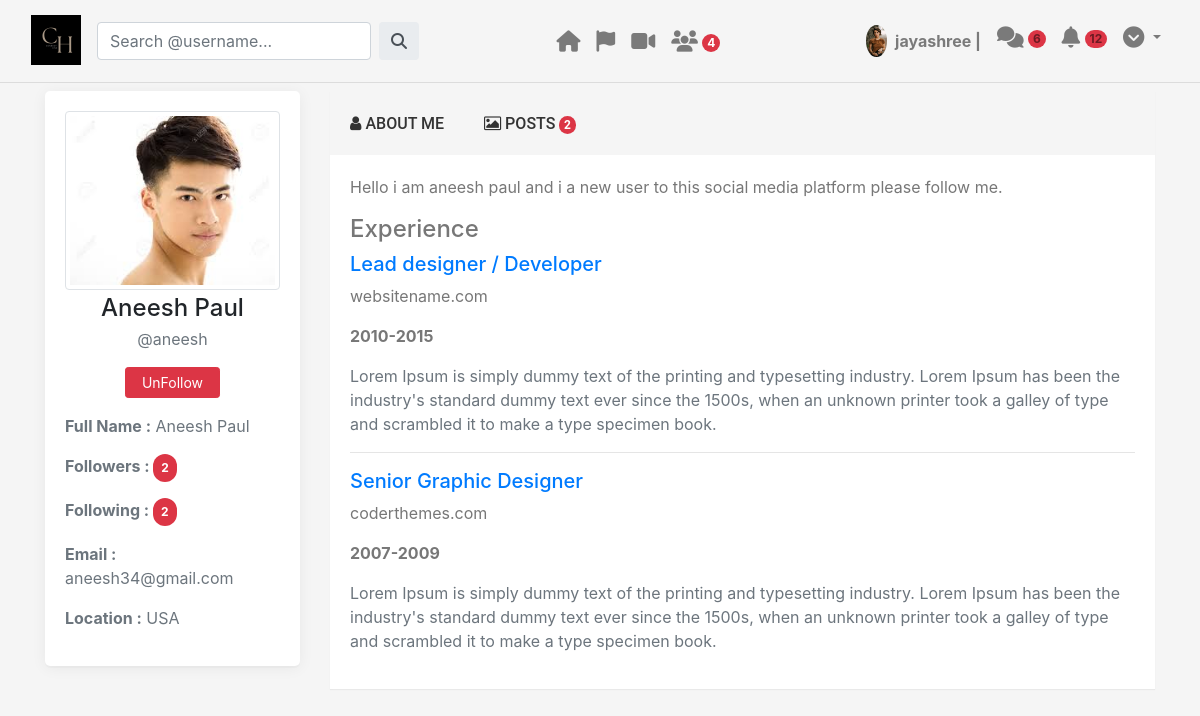
The app's page /view_individual_user/10/ (signed in) with its own data.
### social_app/models.py (models this page shows, shortened)
class UserProfile(models.Model):
    user = models.OneToOneField(User, on_delete=models.CASCADE)
    profile_pic = models.ImageField(upload_to="profile_pic", null = True, blank = True)
    profile_desc = models.TextField()
    followers_list = models.BinaryField()
    following_list = models.BinaryField()
    created_at = models.DateTimeField(auto_now = True)
    followers = models.IntegerField(default = 0)
    following = models.IntegerField(default = 0)

### social_app/views.py (the view)
# urls.py: path('view_individual_user/<int:pk>/', view_individual_user, name="view_individual_user"),
def view_individual_user(request, pk):
    current_user_profile = UserProfile.objects.get(user = request.user)
    query_user = UserProfile.objects.get(id = pk)
    if (current_user_profile == query_user):
        return redirect('/update_user_profile/')
    posts = Post.objects.filter(belongs_to = query_user.user)
    is_already_following = False
    following_list = pickle.loads(current_user_profile.following_list)
    if (query_user in following_list):
        is_already_following = True
    no_of_new_users = helper_func(request, 2)
    context = {'user_profile_info': current_user_profile, 'query_user': query_user, 'query_user_posts': posts,
               'no_of_new_users': no_of_new_users, 'is_already_following': is_already_following}
    return render(request, "view_individual_user.html", context = context)

### social_app/views.py (called while the page is built)
def helper_func(request, task_id):
    user_profile = UserProfile.objects.get(user = request.user)
    all_users_available = UserProfile.objects.exclude(user = request.user)
    already_followed_users = pickle.loads(user_profile.following_list)
    users_not_already_following = []
    for user in all_users_available:
        if (user not in already_followed_users):
            users_not_already_following.append(user)
    if (task_id == 1):
        return users_not_already_following
    elif (task_id == 2):
        return len(users_not_already_following)

### templates/view_individual_user.html (shortened to what this page needs)
{% load static %}
<!doctype html>
<html lang="en">
  <head>
    <link rel="stylesheet" href="https://cdn.jsdelivr.net/npm/bootstrap@4.4.1/dist/css/bootstrap.min.css">
    <link rel="stylesheet" href="https://cdnjs.cloudflare.com/ajax/libs/font-awesome/6.5.2/css/all.min.css" />
    <link href="https://maxcdn.bootstrapcdn.com/font-awesome/4.3.0/css/font-awesome.min.css" rel="stylesheet">
    <link rel="stylesheet" href="{% static "css/view_individual_user.css" %}">
  </head>
  <body>
        <nav class="navbar navbar-expand-lg navbar-light bg-body-tertiary">
            <div class="container-fluid justify-content-between">
            <div class="d-flex">
                <a class="navbar-brand me-2 mb-1 d-flex align-items-center" href="#">
                <img
                    src="{% static "image/logo.png" %}"
                    height="50"
                    alt="MDB Logo"
                    loading="lazy"
                    style="margin-top: 2px;"
                />
                </a>
                <form class="input-group w-auto my-auto d-none d-sm-flex" method="post" action="/">
                    <input
                        autocomplete="off"
                        type="search"
                        class="form-control rounded"
                        placeholder="Search @username..."
                        style="min-width: 125px;" required
                    />
                    <button class="input-group-text border-0 d-none d-lg-flex ml-2" type="submit">
                        <i class="fas fa-search"></i
                    ></button>
                </form>
            </div>
            <ul class="navbar-nav flex-row d-none d-md-flex">
                <li class="nav-item me-3 me-lg-1" id="feed">
                <a class="nav-link" href="{% url "feed_page" %}">
                    <span><i class="fas fa-home fa-lg"></i></span>
                </a>
                </li>
                <li class="nav-item me-3 me-lg-1" id="fun_flag">
                <a class="nav-link" href="#">
                    <span><i class="fas fa-flag fa-lg"></i></span>
                </a>
                </li>
                <li class="nav-item me-3 me-lg-1" id="reel_videos">
                <a class="nav-link" href="#">
                    <span><i class="fas fa-video fa-lg"></i></span>
                </a>
                </li>
                <li class="nav-item me-3 me-lg-1" id="friends">
                <a class="nav-link" href="{% url "friend_list" %}">
                    <span><i class="fas fa-users fa-lg"></i></span>
                    <span class="badge rounded-pill badge-notification bg-danger">
                        <span style="color: white;">{{ no_of_new_users }}</span>
                    </span>
                </a>
                </li>
            </ul>
            <ul class="navbar-nav flex-row">
                <li class="nav-item me-3 me-lg-1">
                <a class="nav-link d-sm-flex align-items-sm-center" href="#">
                    <img
                    src="{{ user_profile_info.profile_pic.url }}"
                    class="rounded-circle"
                    height="32"
                    alt="Black and White Portrait of a Man"
                    loading="lazy"
                    />
                    <strong class="d-none d-sm-block ml-2 ">{{ user_profile_info.user.username }} | </strong>
                </a>
                </li>
                <li class="nav-item me-3 me-lg-1">
                <a
                    class="nav-link"
                    href="#"
                    role="button"
                    aria-expanded="false"
                >
                    <i class="fas fa-comments fa-lg"></i>
                    <span class="badge rounded-pill bg-danger">6</span>
                </a>
                </li>
                <li class="nav-item me-3 me-lg-1">
                <a
                    class="nav-link"
                    href="#"
                    role="button"
                    aria-expanded="false"
                >
                    <i class="fas fa-bell fa-lg"></i>
                    <span class="badge rounded-pill badge-notification bg-danger">12</span>
                </a>
                </li>
                <li class="nav-item dropdown me-3 me-lg-1">
                <a
                    data-mdb-dropdown-init
                    class="nav-link dropdown-toggle hidden-arrow"
                    href="#"
                    id="navbarDropdownMenuLink"
                    role="button"
                    aria-expanded="false"
                >
                    <i class="fas fa-chevron-circle-down fa-lg"></i>
                </a>
                </li>
            </ul>
            </div>
        </nav>
        <hr class="py-0 my-0 pb-2" style="color: black;">
            <div class="container">
                <div class="row">
                    <div class="col-lg-3 col-md-4">
                        <div class="text-center card-box">
                            <div class="member-card">
                                <div class="thumb-xl member-thumb m-b-10 center-block">
                                    <img src="{{ query_user.profile_pic.url }}" class="img-circle img-thumbnail" alt="profile-image">
                                </div>
                                <div class="">
                                    <h4 class="m-b-5 mt-1 mb-0 pb-0 pb-1">
                                        {{ query_user.user.first_name }} {{ query_user.user.last_name }}
                                    </h4>
                                    <p class="text-muted">@{{ query_user.user.username }}</p>
                                </div>
                                {% if not is_already_following %}
                                    <a href="{% url "follow_user" query_user.id %}">
                                        <button type="button" class="btn btn-success btn-sm w-sm waves-effect m-t-10 waves-light px-3">
                                            Follow
                                        </button>
                                    </a>
                                {% else %}
                                    <a href="{% url "unfollow_user" query_user.id %}">
                                        <button type="button" class="btn btn-danger btn-sm w-sm waves-effect m-t-10 waves-light px-3">
                                            UnFollow
                                        </button>
                                    </a>
                                {% endif %}
                                <div class="text-left m-t-40 mt-3">
                                    <p class="text-muted font-13"><strong>Full Name :</strong> <span class="m-l-15">
                                        {{ query_user.user.first_name }} {{ query_user.user.last_name }}
                                    </span></p>
                                    <p class="text-muted font-13">
                                        <strong>
                                            Followers :
                                        </strong>
                                        <span class="badge rounded-pill badge-notification bg-danger py-2 px-2">
                                            <span style="color: white; font-size=15px;">{{ query_user.followers }}</span>
                                        </span>
                                    </p>
                                    <p class="text-muted font-13">
                                        <strong>
                                            Following :
                                        </strong>
                                        <span class="badge rounded-pill badge-notification bg-danger py-2 px-2">
                                            <span style="color: white; font-size=15px;">{{ query_user.following }}</span>
                                        </span>
                                    </p>
                                    <p class="text-muted font-13"><strong>Email :</strong> <span class="m-l-15">
                                        {{ query_user.user.email }}
                                    </span></p>
                                    <p class="text-muted font-13"><strong>Location :</strong> <span class="m-l-15">USA</span></p>
                                </div>
                            </div>
                        </div>
                    </div>
                    <div class="col-md-8 col-lg-9">
                        <div class="">
                            <div class="">
                                <ul class="nav nav-tabs navtab-custom py-2">
                                    <li class="">
                                        <a href="#home" data-toggle="tab" aria-expanded="false" style="text-decoration:none;">
                                            <span class="visible-xs"><i class="fa fa-user"></i></span>
                                            <span class="hidden-xs py-2">ABOUT ME</span>
                                        </a>
                                    </li>
                                    <li class="">
                                        <a href="#profile" data-toggle="tab" aria-expanded="false" style="text-decoration:none;">
                                            <span class="visible-xs"><i class="fa fa-photo"></i></span>
                                            <span class="hidden-xs">
                                                POSTS
                                                <span class="badge rounded-pill badge-notification bg-danger">
                                                    <span style="color: white; font-size=15px;">{{ query_user_posts|length }}</span>
                                                </span>
                                            </span>
                                        </a>
                                    </li>
                                </ul>
                                <div class="tab-content">
                                    <div class="tab-pane active" id="home">
                                        <p class="m-b-5">{{ query_user.profile_desc }}</p>
                                        <div class="m-t-30">
                                            <h4>Experience</h4>
                                            <div class=" p-t-10">
                                                <h5 class="text-primary m-b-5">Lead designer / Developer</h5>
                                                <p class="">websitename.com</p>
                                                <p><b>2010-2015</b></p>
                                                <p class="text-muted font-13 m-b-0">Lorem Ipsum is simply dummy text
                                                    of the printing and typesetting industry. Lorem Ipsum has
                                                    been the industry's standard dummy text ever since the
                                                    1500s, when an unknown printer took a galley of type and
                                                    scrambled it to make a type specimen book.
                                                </p>
                                            </div>
                                            <hr>
                                            <div class="">
                                                <h5 class="text-primary m-b-5">Senior Graphic Designer</h5>
                                                <p class="">coderthemes.com</p>
                                                <p><b>2007-2009</b></p>
                                                <p class="text-muted font-13">Lorem Ipsum is simply dummy text
                                                    of the printing and typesetting industry. Lorem Ipsum has
                                                    been the industry's standard dummy text ever since the
                                                    1500s, when an unknown printer took a galley of type and
                                                    scrambled it to make a type specimen book.
                                                </p>
                                            </div>
                                        </div>
                                    </div>
                                </div>
                            </div>
                        </div>
                    </div>
                </div>
            </div>
  </body>
</html>

### static/css/view_individual_user.css (style rules this page uses)
body { background:#f5f5f5; }
.card-box { padding: 20px; box-shadow: 0 2px 15px 0 rgba(0, 0, 0, 0.06), 0 2px 0 0 rgba(0, 0, 0, 0.02); -webkit-border-radius: 5px; border-radius: 5px; -moz-border-radius: 5px; background-clip: padding-box; margin-bottom: 20px; background-color: #ffffff; }
.nav.nav-tabs > li > a { background-color: transparent; border-radius: 0; border: none; color: #333333 !important; cursor: pointer; line-height: 50px; font-weight: 500; padding-left: 20px; padding-right: 20px; font-family: 'Roboto', sans-serif; }
.tab-content { box-shadow: 0 1px 1px rgba(0, 0, 0, 0.05); color: #777777; }
.nav.nav-tabs > li:last-of-type a { margin-right: 0px; }
.nav.nav-tabs { border-bottom: 0; box-shadow: 0 1px 1px rgba(0, 0, 0, 0.05); }
.navtab-custom li { margin-bottom: -2px; }
.navtab-custom li a { border-top: 2px solid transparent !important; }
.nav.nav-tabs + .tab-content { background: #ffffff; margin-bottom: 20px; padding: 20px; }

### records on screen
UserProfile: profile_pic (picture), user.username "jayashree"
UserProfile: profile_pic (picture), user.first_name "Aneesh", user.last_name "Paul", user.username "aneesh", followers "2", following "2", user.email "aneesh34@gmail.com", profile_desc "Hello i am aneesh paul and i a new user to this social media platform please follow me."

### other values on screen
{{ no_of_new_users }} "4"
{{ query_user_posts|length }} "2"
